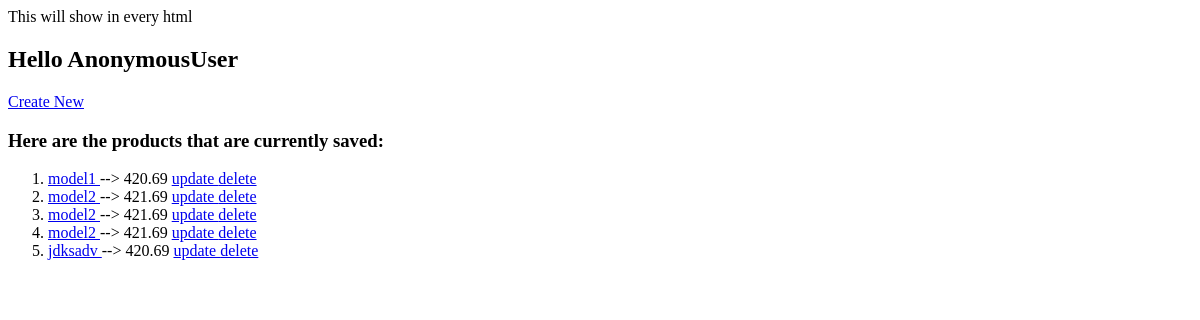
Before: /product/ with the older database file.
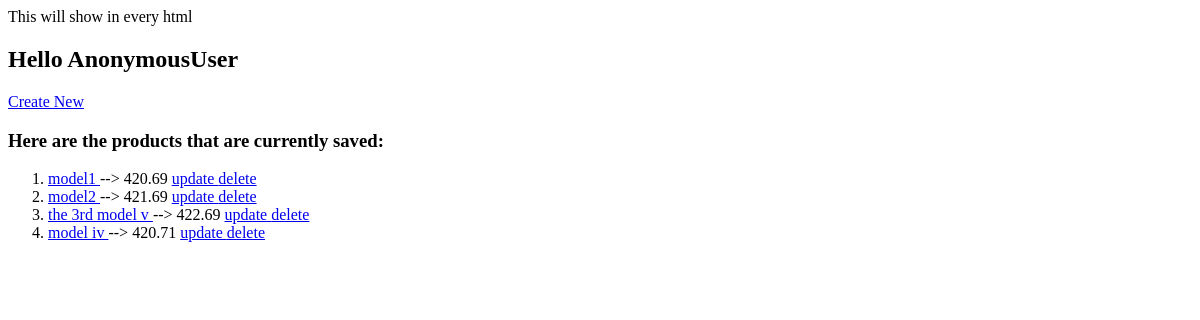
After: the same page with the newer database file.
### product/models.py (models this page shows)
class product(models.Model):
    title = models.CharField(max_length=144)
    description = models.TextField(blank=True, null=True)
    price = models.DecimalField(decimal_places=2, max_digits=24)
    available = models.BooleanField(default=False)
    def get_absolute_url(self):     # This is to get the urls of each object that is created
        return reverse('product:product_dynamic_view', kwargs={'idp': self.id})
    def get_delete_url(self):
        return reverse('product:product_delete_view', kwargs={'idp': self.id})
    def get_update_url(self):
        return reverse('product:product_update_view', kwargs={'idp': self.id})

### product/views.py (the view)
# urls.py: path('', product_detail_view),
def product_detail_view(request):
    queryset = product.objects.all() # returns list of all objects
    context = {
        'object_list': queryset
    }
    return render(request, 'product/product_list.html', context)

### product/templates/product/product_list.html
{% extends 'base.html' %}
{% block content %}
<a href='create/' >Create New </a>
<h3>Here are the products that are currently saved: </h3>
<ol>
{% for i in object_list %}
<li><a href='{{i.get_absolute_url}}' >{{i.title}} </a>--> {{i.price}}
    <a href='{{i.get_update_url}}' > update </a>
    <a href='{{i.get_delete_url}}' > delete </a>
</li>
{% endfor %}
</ol>
{% endblock %}

### templates/base.html (shortened to what this page needs)
<!DOCTYPE html>
<html>
    <head>
    </head>
    <body>
        This will show in every html
        <h2>Hello {{request.user}}</h2>
        {% block content %}{% endblock %}
    </body>
</html>

Changed rows visible on the page:
removed product: title "model2", price "421.69"
removed product: title "model2", price "421.69"
removed product: title "jdksadv", price "420.69"
added product: title "the 3rd model v", price "422.69"
added product: title "model iv", price "420.71"
